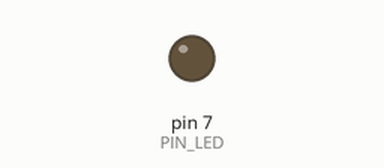
Simulated run of this sketch. Board: Arduino Uno, built with avr-gcc and run on an emulated ATmega328P. Parts: output pins drawn as LEDs (lit = HIGH). At 2.0 s the program stops and its outputs stay as they are.

Above: at 0.1 s.
At 2.1 s:
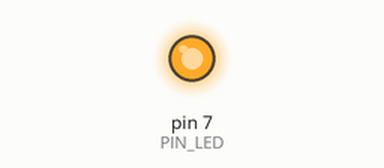
Timing chart, 0 to 3.5 s (numbered marks = the images above):
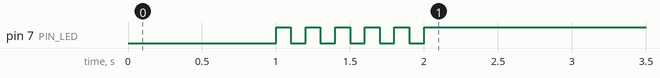

The sketch:

05_practice_2.ino.ino
```cpp
#define PIN_LED 7
unsigned int count, toggle;

void setup() {
  pinMode(PIN_LED, OUTPUT);
  Serial.begin(115200);
  while (!Serial) {
    ;
  }
  for (int i =0;i<11;i++)
  {
    if(i==0)
    {
      digitalWrite(PIN_LED, i);
      delay(1000);
    }
    else
    {
      digitalWrite(PIN_LED, i%2);
      delay(100);
    }
  }
}

void loop() {
  while (1)
  {
    digitalWrite(PIN_LED, 1);
  }

}

int toggle_state(int toggle) {
  return toggle;
}
```

Measured:
- by itself, pin 7 (PIN_LED): alternates HIGH for 0.10 s and LOW for 0.10 s, 10 changes in all, then stays HIGH
